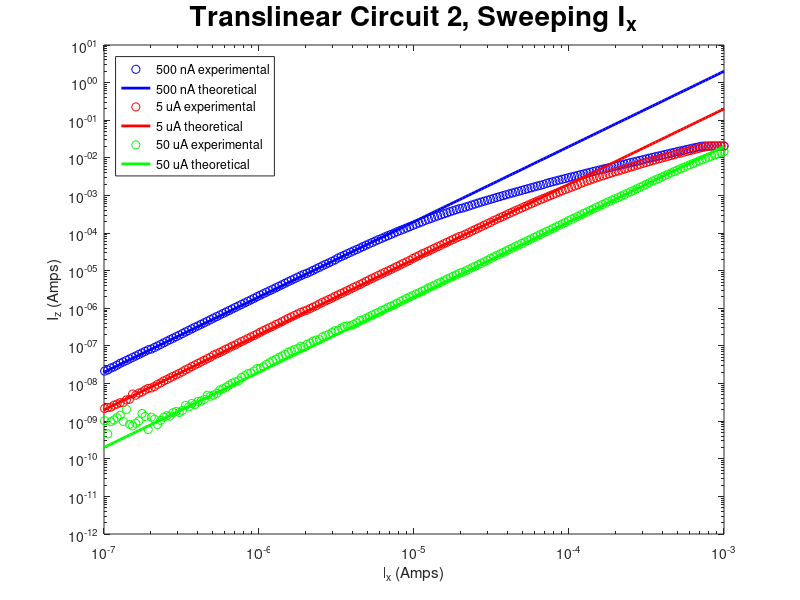

The MATLAB source for this figure:
clf
clear all
load exp3_sweepx_400kOHMS
loglog(I_x_src, I_z_meas,'bo')
hold on
I_z_exp = I_x_src .^ 2 ./ .5e-6;
loglog(I_x_src, I_z_exp,'b-','linewidth',2)

clear all
load exp3_sweepx_40kOHMS
loglog(I_x_src, I_z_meas,'ro')
hold on
I_z_exp = I_x_src .^ 2 ./ .5e-5;
loglog(I_x_src, I_z_exp,'r-','linewidth',2)

clear all
load exp3_sweepx_4kOHMS
loglog(I_x_src, I_z_meas,'go')
hold on
I_z_exp = I_x_src .^ 2 ./ .5e-4;
loglog(I_x_src, I_z_exp, 'g-','linewidth',2)

xlim([10^-7 max(I_x_src)])
legend('500 nA experimental','500 nA theoretical','5 uA experimental','5 uA theoretical','50 uA experimental','50 uA theoretical', 'location','northwest')
xlabel 'I_x (Amps)'
ylabel 'I_z (Amps)'
title('Translinear Circuit 2, Sweeping I_x', 'fontsize',20)
saveas(gcf, 'exp3_sweepx.png')